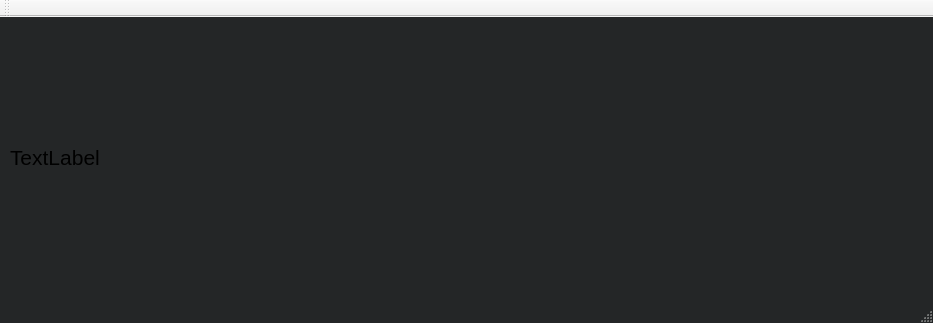
<?xml version="1.0" encoding="UTF-8"?>
<ui version="4.0">
 <class>MainWindow</class>
 <widget class="QMainWindow" name="MainWindow">
  <property name="geometry">
   <rect>
    <x>0</x>
    <y>0</y>
    <width>933</width>
    <height>323</height>
   </rect>
  </property>
  <property name="palette">
   <palette>
    <active>
     <colorrole role="WindowText">
      <brush brushstyle="SolidPattern">
       <color alpha="255">
        <red>255</red>
        <green>255</green>
        <blue>255</blue>
       </color>
      </brush>
     </colorrole>
     <colorrole role="Button">
      <brush brushstyle="SolidPattern">
       <color alpha="255">
        <red>36</red>
        <green>38</green>
        <blue>39</blue>
       </color>
      </brush>
     </colorrole>
     <colorrole role="Light">
      <brush brushstyle="SolidPattern">
       <color alpha="255">
        <red>54</red>
        <green>57</green>
        <blue>58</blue>
       </color>
      </brush>
     </colorrole>
     <colorrole role="Midlight">
      <brush brushstyle="SolidPattern">
       <color alpha="255">
        <red>45</red>
        <green>47</green>
        <blue>48</blue>
       </color>
      </brush>
     </colorrole>
     <colorrole role="Dark">
      <brush brushstyle="SolidPattern">
       <color alpha="255">
        <red>18</red>
        <green>19</green>
        <blue>19</blue>
       </color>
      </brush>
     </colorrole>
     <colorrole role="Mid">
      <brush brushstyle="SolidPattern">
       <color alpha="255">
        <red>24</red>
        <green>25</green>
        <blue>26</blue>
       </color>
      </brush>
     </colorrole>
     <colorrole role="Text">
      <brush brushstyle="SolidPattern">
       <color alpha="255">
        <red>255</red>
        <green>255</green>
        <blue>255</blue>
       </color>
      </brush>
     </colorrole>
     <colorrole role="BrightText">
      <brush brushstyle="SolidPattern">
       <color alpha="255">
        <red>255</red>
        <green>255</green>
        <blue>255</blue>
       </color>
      </brush>
     </colorrole>
     <colorrole role="ButtonText">
      <brush brushstyle="SolidPattern">
       <color alpha="255">
        <red>255</red>
        <green>255</green>
        <blue>255</blue>
       </color>
      </brush>
     </colorrole>
     <colorrole role="Base">
      <brush brushstyle="SolidPattern">
       <color alpha="255">
        <red>0</red>
        <green>0</green>
        <blue>0</blue>
       </color>
      </brush>
     </colorrole>
     <colorrole role="Window">
      <brush brushstyle="SolidPattern">
       <color alpha="255">
        <red>36</red>
        <green>38</green>
        <blue>39</blue>
       </color>
      </brush>
     </colorrole>
     <colorrole role="Shadow">
      <brush brushstyle="SolidPattern">
       <color alpha="255">
        <red>0</red>
        <green>0</green>
        <blue>0</blue>
       </color>
      </brush>
     </colorrole>
     <colorrole role="AlternateBase">
      <brush brushstyle="SolidPattern">
       <color alpha="255">
        <red>18</red>
        <green>19</green>
        <blue>19</blue>
       </color>
      </brush>
     </colorrole>
     <colorrole role="ToolTipBase">
      <brush brushstyle="SolidPattern">
       <color alpha="255">
        <red>255</red>
        <green>255</green>
        <blue>220</blue>
       </color>
      </brush>
     </colorrole>
     <colorrole role="ToolTipText">
      <brush brushstyle="SolidPattern">
       <color alpha="255">
        <red>0</red>
        <green>0</green>
        <blue>0</blue>
       </color>
      </brush>
     </colorrole>
    </active>
    <inactive>
     <colorrole role="WindowText">
      <brush brushstyle="SolidPattern">
       <color alpha="255">
        <red>255</red>
        <green>255</green>
        <blue>255</blue>
       </color>
      </brush>
     </colorrole>
     <colorrole role="Button">
      <brush brushstyle="SolidPattern">
       <color alpha="255">
        <red>36</red>
        <green>38</green>
        <blue>39</blue>
       </color>
      </brush>
     </colorrole>
     <colorrole role="Light">
      <brush brushstyle="SolidPattern">
       <color alpha="255">
        <red>54</red>
        <green>57</green>
        <blue>58</blue>
       </color>
      </brush>
     </colorrole>
     <colorrole role="Midlight">
      <brush brushstyle="SolidPattern">
       <color alpha="255">
        <red>45</red>
        <green>47</green>
        <blue>48</blue>
       </color>
      </brush>
     </colorrole>
     <colorrole role="Dark">
      <brush brushstyle="SolidPattern">
       <color alpha="255">
        <red>18</red>
        <green>19</green>
        <blue>19</blue>
       </color>
      </brush>
     </colorrole>
     <colorrole role="Mid">
      <brush brushstyle="SolidPattern">
       <color alpha="255">
        <red>24</red>
        <green>25</green>
        <blue>26</blue>
       </color>
      </brush>
     </colorrole>
     <colorrole role="Text">
      <brush brushstyle="SolidPattern">
       <color alpha="255">
        <red>255</red>
        <green>255</green>
        <blue>255</blue>
       </color>
      </brush>
     </colorrole>
     <colorrole role="BrightText">
      <brush brushstyle="SolidPattern">
       <color alpha="255">
        <red>255</red>
        <green>255</green>
        <blue>255</blue>
       </color>
      </brush>
     </colorrole>
     <colorrole role="ButtonText">
      <brush brushstyle="SolidPattern">
       <color alpha="255">
        <red>255</red>
        <green>255</green>
        <blue>255</blue>
       </color>
      </brush>
     </colorrole>
     <colorrole role="Base">
      <brush brushstyle="SolidPattern">
       <color alpha="255">
        <red>0</red>
        <green>0</green>
        <blue>0</blue>
       </color>
      </brush>
     </colorrole>
     <colorrole role="Window">
      <brush brushstyle="SolidPattern">
       <color alpha="255">
        <red>36</red>
        <green>38</green>
        <blue>39</blue>
       </color>
      </brush>
     </colorrole>
     <colorrole role="Shadow">
      <brush brushstyle="SolidPattern">
       <color alpha="255">
        <red>0</red>
        <green>0</green>
        <blue>0</blue>
       </color>
      </brush>
     </colorrole>
     <colorrole role="AlternateBase">
      <brush brushstyle="SolidPattern">
       <color alpha="255">
        <red>18</red>
        <green>19</green>
        <blue>19</blue>
       </color>
      </brush>
     </colorrole>
     <colorrole role="ToolTipBase">
      <brush brushstyle="SolidPattern">
       <color alpha="255">
        <red>255</red>
        <green>255</green>
        <blue>220</blue>
       </color>
      </brush>
     </colorrole>
     <colorrole role="ToolTipText">
      <brush brushstyle="SolidPattern">
       <color alpha="255">
        <red>0</red>
        <green>0</green>
        <blue>0</blue>
       </color>
      </brush>
     </colorrole>
    </inactive>
    <disabled>
     <colorrole role="WindowText">
      <brush brushstyle="SolidPattern">
       <color alpha="255">
        <red>18</red>
        <green>19</green>
        <blue>19</blue>
       </color>
      </brush>
     </colorrole>
     <colorrole role="Button">
      <brush brushstyle="SolidPattern">
       <color alpha="255">
        <red>36</red>
        <green>38</green>
        <blue>39</blue>
       </color>
      </brush>
     </colorrole>
     <colorrole role="Light">
      <brush brushstyle="SolidPattern">
       <color alpha="255">
        <red>54</red>
        <green>57</green>
        <blue>58</blue>
       </color>
      </brush>
     </colorrole>
     <colorrole role="Midlight">
      <brush brushstyle="SolidPattern">
       <color alpha="255">
        <red>45</red>
        <green>47</green>
        <blue>48</blue>
       </color>
      </brush>
     </colorrole>
     <colorrole role="Dark">
      <brush brushstyle="SolidPattern">
       <color alpha="255">
        <red>18</red>
        <green>19</green>
        <blue>19</blue>
       </color>
      </brush>
     </colorrole>
     <colorrole role="Mid">
      <brush brushstyle="SolidPattern">
       <color alpha="255">
        <red>24</red>
        <green>25</green>
        <blue>26</blue>
       </color>
      </brush>
     </colorrole>
     <colorrole role="Text">
      <brush brushstyle="SolidPattern">
       <color alpha="255">
        <red>18</red>
        <green>19</green>
        <blue>19</blue>
       </color>
      </brush>
     </colorrole>
     <colorrole role="BrightText">
      <brush brushstyle="SolidPattern">
       <color alpha="255">
        <red>255</red>
        <green>255</green>
        <blue>255</blue>
       </color>
      </brush>
     </colorrole>
     <colorrole role="ButtonText">
      <brush brushstyle="SolidPattern">
       <color alpha="255">
        <red>18</red>
        <green>19</green>
        <blue>19</blue>
       </color>
      </brush>
     </colorrole>
     <colorrole role="Base">
      <brush brushstyle="SolidPattern">
       <color alpha="255">
        <red>36</red>
        <green>38</green>
        <blue>39</blue>
       </color>
      </brush>
     </colorrole>
     <colorrole role="Window">
      <brush brushstyle="SolidPattern">
       <color alpha="255">
        <red>36</red>
        <green>38</green>
        <blue>39</blue>
       </color>
      </brush>
     </colorrole>
     <colorrole role="Shadow">
      <brush brushstyle="SolidPattern">
       <color alpha="255">
        <red>0</red>
        <green>0</green>
        <blue>0</blue>
       </color>
      </brush>
     </colorrole>
     <colorrole role="AlternateBase">
      <brush brushstyle="SolidPattern">
       <color alpha="255">
        <red>36</red>
        <green>38</green>
        <blue>39</blue>
       </color>
      </brush>
     </colorrole>
     <colorrole role="ToolTipBase">
      <brush brushstyle="SolidPattern">
       <color alpha="255">
        <red>255</red>
        <green>255</green>
        <blue>220</blue>
       </color>
      </brush>
     </colorrole>
     <colorrole role="ToolTipText">
      <brush brushstyle="SolidPattern">
       <color alpha="255">
        <red>0</red>
        <green>0</green>
        <blue>0</blue>
       </color>
      </brush>
     </colorrole>
    </disabled>
   </palette>
  </property>
  <property name="windowTitle">
   <string>MainWindow</string>
  </property>
  <property name="styleSheet">
   <string notr="true">QPushButton {
	background-color: rgb(100, 100, 100);
}
QLineEdit{
	color: rgb(255, 255, 255);
	background-color: rgb(100, 100, 100);
	
}</string>
  </property>
  <widget class="QWidget" name="centralWidget">
   <widget class="QLabel" name="label">
    <property name="geometry">
     <rect>
      <x>10</x>
      <y>90</y>
      <width>831</width>
      <height>101</height>
     </rect>
    </property>
    <property name="palette">
     <palette>
      <active/>
      <inactive/>
      <disabled/>
     </palette>
    </property>
    <property name="font">
     <font>
      <pointsize>16</pointsize>
     </font>
    </property>
    <property name="styleSheet">
     <string notr="true">QPushButton {
	background-color: rgb(100, 100, 100);
}
QLineEdit{
	color: rgb(255, 255, 255);
	background-color: rgb(100, 100, 100);
	
}</string>
    </property>
    <property name="text">
     <string>TextLabel</string>
    </property>
   </widget>
  </widget>
  <widget class="QMenuBar" name="menuBar">
   <property name="geometry">
    <rect>
     <x>0</x>
     <y>0</y>
     <width>933</width>
     <height>17</height>
    </rect>
   </property>
  </widget>
  <widget class="QToolBar" name="mainToolBar">
   <attribute name="toolBarArea">
    <enum>TopToolBarArea</enum>
   </attribute>
   <attribute name="toolBarBreak">
    <bool>false</bool>
   </attribute>
  </widget>
  <widget class="QStatusBar" name="statusBar"/>
 </widget>
 <layoutdefault spacing="6" margin="11"/>
 <resources/>
 <connections/>
</ui>
